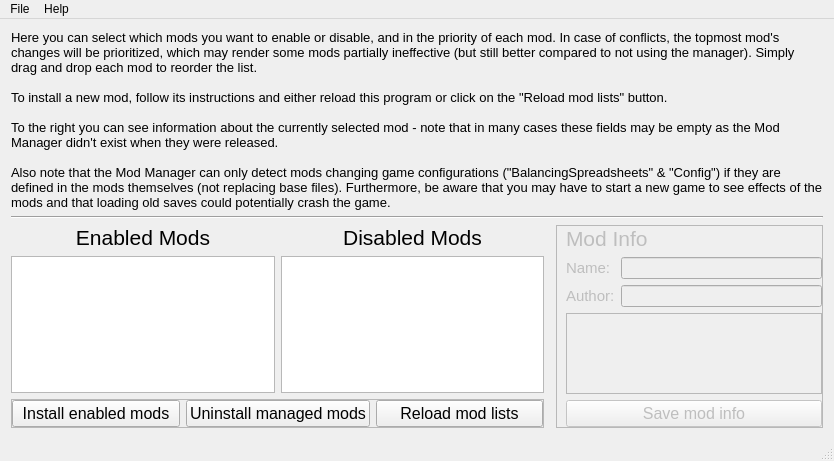
<?xml version="1.0" encoding="UTF-8"?>
<ui version="4.0">
 <class>UI_MainWindowClass</class>
 <widget class="QMainWindow" name="UI_MainWindowClass">
  <property name="geometry">
   <rect>
    <x>0</x>
    <y>0</y>
    <width>834</width>
    <height>461</height>
   </rect>
  </property>
  <property name="minimumSize">
   <size>
    <width>834</width>
    <height>461</height>
   </size>
  </property>
  <property name="windowTitle">
   <string>EG Mod Manager</string>
  </property>
  <widget class="QWidget" name="centralWidget">
   <layout class="QGridLayout" name="gridLayout">
    <item row="3" column="2">
     <widget class="QListWidget" name="listWidgetDisabled">
      <property name="acceptDrops">
       <bool>true</bool>
      </property>
      <property name="dragEnabled">
       <bool>true</bool>
      </property>
      <property name="dragDropOverwriteMode">
       <bool>false</bool>
      </property>
      <property name="dragDropMode">
       <enum>QAbstractItemView::DragDrop</enum>
      </property>
      <property name="defaultDropAction">
       <enum>Qt::MoveAction</enum>
      </property>
     </widget>
    </item>
    <item row="3" column="1">
     <widget class="QListWidget" name="listWidgetEnabled">
      <property name="acceptDrops">
       <bool>true</bool>
      </property>
      <property name="dragEnabled">
       <bool>true</bool>
      </property>
      <property name="dragDropOverwriteMode">
       <bool>false</bool>
      </property>
      <property name="dragDropMode">
       <enum>QAbstractItemView::DragDrop</enum>
      </property>
      <property name="defaultDropAction">
       <enum>Qt::MoveAction</enum>
      </property>
     </widget>
    </item>
    <item row="2" column="1">
     <widget class="QLabel" name="label">
      <property name="font">
       <font>
        <pointsize>16</pointsize>
        <weight>50</weight>
        <bold>false</bold>
       </font>
      </property>
      <property name="text">
       <string>Enabled Mods</string>
      </property>
      <property name="alignment">
       <set>Qt::AlignCenter</set>
      </property>
     </widget>
    </item>
    <item row="4" column="1" colspan="2">
     <widget class="QFrame" name="frame_2">
      <property name="frameShape">
       <enum>QFrame::StyledPanel</enum>
      </property>
      <property name="frameShadow">
       <enum>QFrame::Raised</enum>
      </property>
      <layout class="QHBoxLayout" name="horizontalLayout">
       <property name="leftMargin">
        <number>0</number>
       </property>
       <property name="topMargin">
        <number>0</number>
       </property>
       <property name="rightMargin">
        <number>0</number>
       </property>
       <property name="bottomMargin">
        <number>0</number>
       </property>
       <item>
        <widget class="QPushButton" name="buttonInstallMods">
         <property name="font">
          <font>
           <pointsize>12</pointsize>
          </font>
         </property>
         <property name="toolTip">
          <string>Installs the enabled mods in the given order, clearing any previous Mod Manager installations</string>
         </property>
         <property name="text">
          <string>Install enabled mods</string>
         </property>
        </widget>
       </item>
       <item>
        <widget class="QPushButton" name="buttonUninstallMods">
         <property name="font">
          <font>
           <pointsize>12</pointsize>
          </font>
         </property>
         <property name="toolTip">
          <string>Uninstalls mods that were installed by the Mod Manager</string>
         </property>
         <property name="text">
          <string>Uninstall managed mods</string>
         </property>
        </widget>
       </item>
       <item>
        <widget class="QPushButton" name="buttonReloadList">
         <property name="font">
          <font>
           <pointsize>12</pointsize>
          </font>
         </property>
         <property name="toolTip">
          <string>Reloads the lists to discover new or removed mods in the game files</string>
         </property>
         <property name="text">
          <string>Reload mod lists</string>
         </property>
        </widget>
       </item>
      </layout>
     </widget>
    </item>
    <item row="2" column="4" rowspan="3">
     <widget class="QFrame" name="modFrame">
      <property name="enabled">
       <bool>false</bool>
      </property>
      <property name="frameShape">
       <enum>QFrame::StyledPanel</enum>
      </property>
      <property name="frameShadow">
       <enum>QFrame::Raised</enum>
      </property>
      <layout class="QFormLayout" name="formLayout">
       <property name="leftMargin">
        <number>9</number>
       </property>
       <property name="topMargin">
        <number>0</number>
       </property>
       <property name="rightMargin">
        <number>0</number>
       </property>
       <property name="bottomMargin">
        <number>0</number>
       </property>
       <item row="0" column="0" colspan="2">
        <widget class="QLabel" name="label_4">
         <property name="font">
          <font>
           <pointsize>16</pointsize>
          </font>
         </property>
         <property name="text">
          <string>Mod Info</string>
         </property>
         <property name="alignment">
          <set>Qt::AlignLeading|Qt::AlignLeft|Qt::AlignVCenter</set>
         </property>
        </widget>
       </item>
       <item row="1" column="0">
        <widget class="QLabel" name="label_5">
         <property name="font">
          <font>
           <pointsize>11</pointsize>
           <weight>50</weight>
           <bold>false</bold>
          </font>
         </property>
         <property name="text">
          <string>Name:</string>
         </property>
        </widget>
       </item>
       <item row="1" column="1">
        <widget class="QLineEdit" name="textModName"/>
       </item>
       <item row="2" column="0">
        <widget class="QLabel" name="label_6">
         <property name="font">
          <font>
           <pointsize>11</pointsize>
           <weight>50</weight>
           <bold>false</bold>
          </font>
         </property>
         <property name="text">
          <string>Author:</string>
         </property>
        </widget>
       </item>
       <item row="2" column="1">
        <widget class="QLineEdit" name="textModAuthor"/>
       </item>
       <item row="3" column="0" colspan="2">
        <widget class="QTextBrowser" name="textModDesc">
         <property name="readOnly">
          <bool>false</bool>
         </property>
        </widget>
       </item>
       <item row="4" column="0" colspan="2">
        <widget class="QPushButton" name="buttonSaveInfo">
         <property name="font">
          <font>
           <pointsize>12</pointsize>
          </font>
         </property>
         <property name="toolTip">
          <string>Save above information for subsequent uses</string>
         </property>
         <property name="text">
          <string>Save mod info</string>
         </property>
        </widget>
       </item>
      </layout>
     </widget>
    </item>
    <item row="2" column="2">
     <widget class="QLabel" name="label_2">
      <property name="font">
       <font>
        <pointsize>16</pointsize>
       </font>
      </property>
      <property name="text">
       <string>Disabled Mods</string>
      </property>
      <property name="alignment">
       <set>Qt::AlignCenter</set>
      </property>
     </widget>
    </item>
    <item row="0" column="1" colspan="4">
     <widget class="QLabel" name="label_3">
      <property name="font">
       <font>
        <pointsize>10</pointsize>
       </font>
      </property>
      <property name="text">
       <string>Here you can select which mods you want to enable or disable, and in the priority of each mod. In case of conflicts, the topmost mod's changes will be prioritized, which may render some mods partially ineffective (but still better compared to not using the manager). Simply drag and drop each mod to reorder the list.

To install a new mod, follow its instructions and either reload this program or click on the &quot;Reload mod lists&quot; button.

To the right you can see information about the currently selected mod - note that in many cases these fields may be empty as the Mod Manager didn't exist when they were released.

Also note that the Mod Manager can only detect mods changing game configurations (&quot;BalancingSpreadsheets&quot; &amp; &quot;Config&quot;) if they are defined in the mods themselves (not replacing base files). Furthermore, be aware that you may have to start a new game to see effects of the mods and that loading old saves could potentially crash the game.</string>
      </property>
      <property name="wordWrap">
       <bool>true</bool>
      </property>
     </widget>
    </item>
    <item row="1" column="1" colspan="4">
     <widget class="Line" name="line">
      <property name="lineWidth">
       <number>1</number>
      </property>
      <property name="orientation">
       <enum>Qt::Horizontal</enum>
      </property>
     </widget>
    </item>
   </layout>
  </widget>
  <widget class="QMenuBar" name="menuBar">
   <property name="geometry">
    <rect>
     <x>0</x>
     <y>0</y>
     <width>834</width>
     <height>21</height>
    </rect>
   </property>
   <widget class="QMenu" name="menuSet_File">
    <property name="title">
     <string>File</string>
    </property>
    <addaction name="actionSet_Evil_Genius_installation_path"/>
   </widget>
   <widget class="QMenu" name="menuHelp">
    <property name="title">
     <string>Help</string>
    </property>
    <addaction name="actionAbout_Mod_Manager"/>
   </widget>
   <addaction name="menuSet_File"/>
   <addaction name="menuHelp"/>
  </widget>
  <widget class="QStatusBar" name="statusBar"/>
  <action name="actionSet_Evil_Genius_installation_path">
   <property name="text">
    <string>Set Evil Genius installation path...</string>
   </property>
  </action>
  <action name="actionAbout_Mod_Manager">
   <property name="text">
    <string>About Mod Manager</string>
   </property>
  </action>
 </widget>
 <layoutdefault spacing="6" margin="11"/>
 <resources/>
 <connections>
  <connection>
   <sender>buttonReloadList</sender>
   <signal>clicked()</signal>
   <receiver>UI_MainWindowClass</receiver>
   <slot>populateLists()</slot>
   <hints>
    <hint type="sourcelabel">
     <x>509</x>
     <y>406</y>
    </hint>
    <hint type="destinationlabel">
     <x>428</x>
     <y>405</y>
    </hint>
   </hints>
  </connection>
  <connection>
   <sender>buttonUninstallMods</sender>
   <signal>clicked()</signal>
   <receiver>UI_MainWindowClass</receiver>
   <slot>uninstallMods()</slot>
   <hints>
    <hint type="sourcelabel">
     <x>353</x>
     <y>406</y>
    </hint>
    <hint type="destinationlabel">
     <x>271</x>
     <y>403</y>
    </hint>
   </hints>
  </connection>
  <connection>
   <sender>buttonInstallMods</sender>
   <signal>clicked()</signal>
   <receiver>UI_MainWindowClass</receiver>
   <slot>installMods()</slot>
   <hints>
    <hint type="sourcelabel">
     <x>98</x>
     <y>406</y>
    </hint>
    <hint type="destinationlabel">
     <x>83</x>
     <y>402</y>
    </hint>
   </hints>
  </connection>
  <connection>
   <sender>buttonSaveInfo</sender>
   <signal>clicked()</signal>
   <receiver>UI_MainWindowClass</receiver>
   <slot>saveModInfo()</slot>
   <hints>
    <hint type="sourcelabel">
     <x>780</x>
     <y>406</y>
    </hint>
    <hint type="destinationlabel">
     <x>673</x>
     <y>403</y>
    </hint>
   </hints>
  </connection>
  <connection>
   <sender>actionAbout_Mod_Manager</sender>
   <signal>triggered()</signal>
   <receiver>UI_MainWindowClass</receiver>
   <slot>openAboutWindow()</slot>
   <hints>
    <hint type="sourcelabel">
     <x>-1</x>
     <y>-1</y>
    </hint>
    <hint type="destinationlabel">
     <x>397</x>
     <y>199</y>
    </hint>
   </hints>
  </connection>
  <connection>
   <sender>actionSet_Evil_Genius_installation_path</sender>
   <signal>triggered()</signal>
   <receiver>UI_MainWindowClass</receiver>
   <slot>openConfigWindow()</slot>
   <hints>
    <hint type="sourcelabel">
     <x>-1</x>
     <y>-1</y>
    </hint>
    <hint type="destinationlabel">
     <x>397</x>
     <y>199</y>
    </hint>
   </hints>
  </connection>
  <connection>
   <sender>listWidgetDisabled</sender>
   <signal>itemPressed(QListWidgetItem*)</signal>
   <receiver>UI_MainWindowClass</receiver>
   <slot>viewModInfo(QListWidgetItem*)</slot>
   <hints>
    <hint type="sourcelabel">
     <x>501</x>
     <y>293</y>
    </hint>
    <hint type="destinationlabel">
     <x>787</x>
     <y>204</y>
    </hint>
   </hints>
  </connection>
  <connection>
   <sender>listWidgetEnabled</sender>
   <signal>itemPressed(QListWidgetItem*)</signal>
   <receiver>UI_MainWindowClass</receiver>
   <slot>viewModInfo(QListWidgetItem*)</slot>
   <hints>
    <hint type="sourcelabel">
     <x>215</x>
     <y>268</y>
    </hint>
    <hint type="destinationlabel">
     <x>786</x>
     <y>191</y>
    </hint>
   </hints>
  </connection>
  <connection>
   <sender>textModName</sender>
   <signal>textChanged(QString)</signal>
   <receiver>UI_MainWindowClass</receiver>
   <slot>setModName(QString)</slot>
   <hints>
    <hint type="sourcelabel">
     <x>756</x>
     <y>260</y>
    </hint>
    <hint type="destinationlabel">
     <x>787</x>
     <y>262</y>
    </hint>
   </hints>
  </connection>
  <connection>
   <sender>textModAuthor</sender>
   <signal>textChanged(QString)</signal>
   <receiver>UI_MainWindowClass</receiver>
   <slot>setModAuthor(QString)</slot>
   <hints>
    <hint type="sourcelabel">
     <x>770</x>
     <y>284</y>
    </hint>
    <hint type="destinationlabel">
     <x>788</x>
     <y>297</y>
    </hint>
   </hints>
  </connection>
  <connection>
   <sender>textModDesc</sender>
   <signal>textChanged()</signal>
   <receiver>UI_MainWindowClass</receiver>
   <slot>setModDesc()</slot>
   <hints>
    <hint type="sourcelabel">
     <x>768</x>
     <y>316</y>
    </hint>
    <hint type="destinationlabel">
     <x>787</x>
     <y>329</y>
    </hint>
   </hints>
  </connection>
 </connections>
 <slots>
  <slot>populateLists()</slot>
  <slot>installMods()</slot>
  <slot>uninstallMods()</slot>
  <slot>saveModInfo()</slot>
  <slot>openAboutWindow()</slot>
  <slot>openConfigWindow()</slot>
  <slot>viewModInfo(QListWidgetItem*)</slot>
  <slot>setModName(QString)</slot>
  <slot>setModAuthor(QString)</slot>
  <slot>setModDesc()</slot>
 </slots>
</ui>
